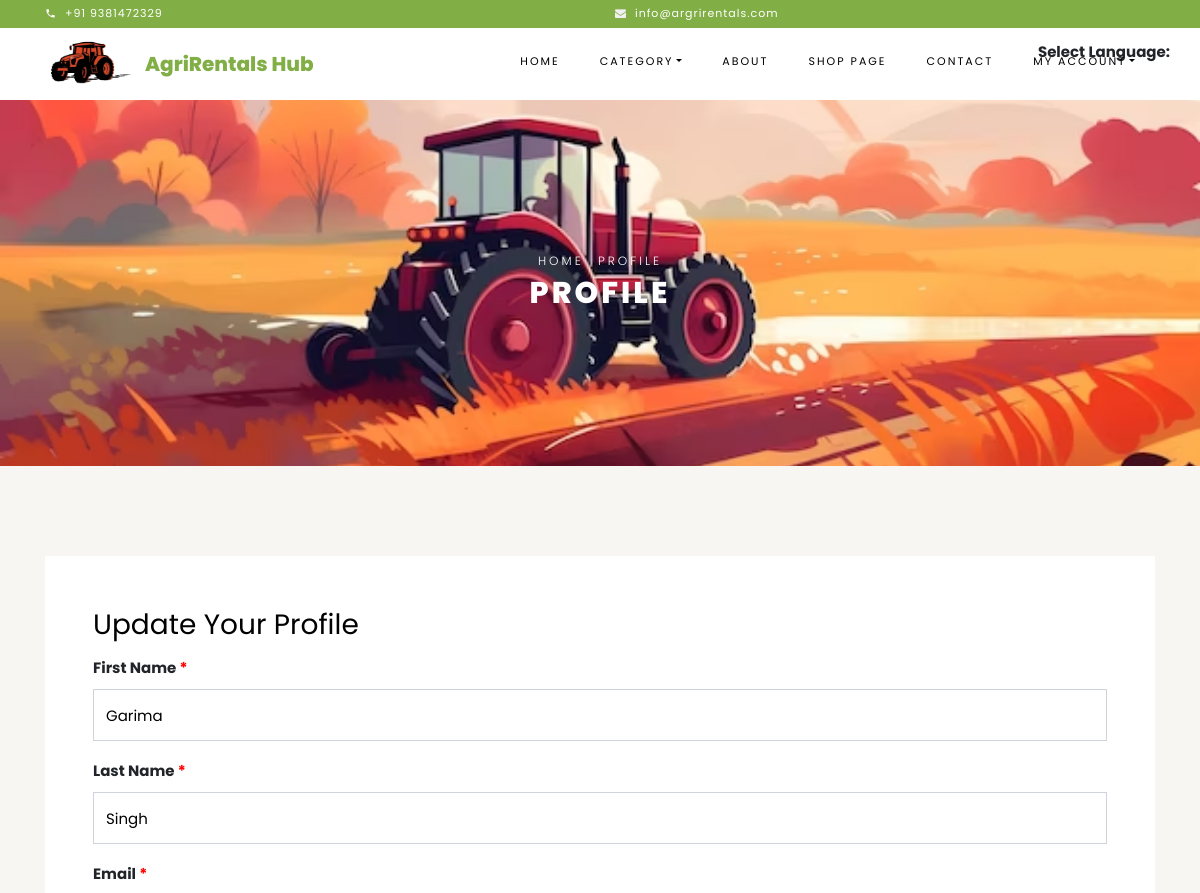
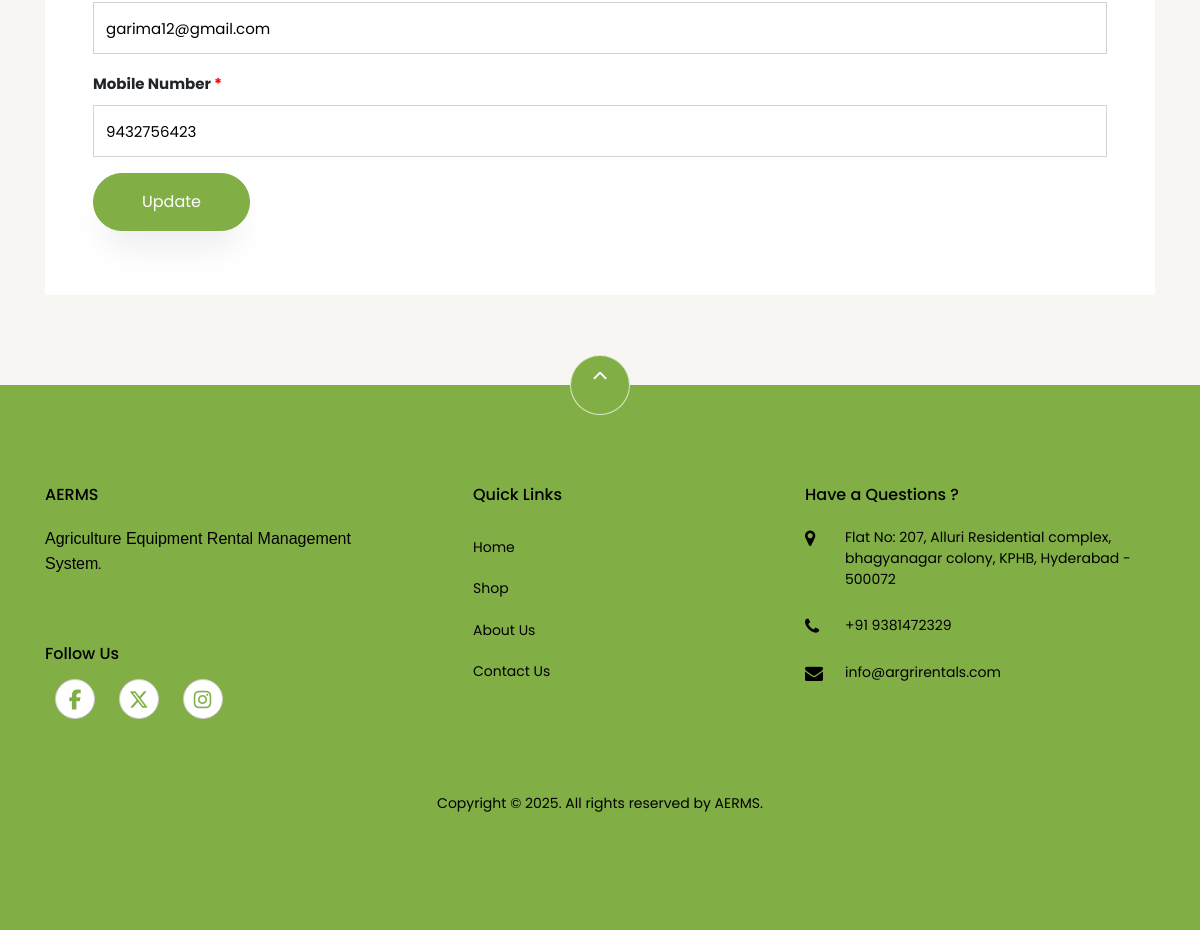
The app's page /aerms/profile.php (signed in) with its own data (2 pictures, top to bottom).
### tables this page shows
CREATE TABLE `tblpage` (
  `ID` int(10) NOT NULL,
  `PageType` varchar(200) DEFAULT NULL,
  `PageTitle` mediumtext DEFAULT NULL,
  `PageDescription` mediumtext DEFAULT NULL,
  `Email` varchar(200) DEFAULT NULL,
  `MobileNumber` bigint(20) DEFAULT NULL,
  `UpdationDate` timestamp NOT NULL DEFAULT current_timestamp() ON UPDATE current_timestamp()
);

CREATE TABLE `tbluser` (
  `ID` int(10) NOT NULL,
  `FirstName` varchar(120) DEFAULT NULL,
  `LastName` varchar(120) DEFAULT NULL,
  `Email` varchar(120) DEFAULT NULL,
  `MobileNumber` bigint(20) DEFAULT NULL,
  `Password` varchar(120) DEFAULT NULL,
  `RegDate` timestamp NULL DEFAULT current_timestamp()
);

### aerms/profile.php (the view, shortened to what this page needs)
<?php
include('includes/dbconnection.php');
if (strlen($_SESSION['uid']==0)) {
  header('location:logout.php');
  } else{
 ?>
<!DOCTYPE html>
<html lang="en">
  <head>
    <link href="https://cdnjs.cloudflare.com/ajax/libs/font-awesome/6.0.0-beta3/css/all.min.css" rel="stylesheet">
    <link href="https://cdnjs.cloudflare.com/ajax/libs/font-awesome/6.5.0/css/all.min.css" rel="stylesheet">
    <link rel="stylesheet" href="css/open-iconic-bootstrap.min.css">
    <link rel="stylesheet" href="css/animate.css">
    <link rel="stylesheet" href="css/owl.carousel.min.css">
    <link rel="stylesheet" href="css/owl.theme.default.min.css">
    <link rel="stylesheet" href="css/magnific-popup.css">
    <link rel="stylesheet" href="css/aos.css">
    <link rel="stylesheet" href="css/ionicons.min.css">
    <link rel="stylesheet" href="css/bootstrap-datepicker.css">
    <link rel="stylesheet" href="css/jquery.timepicker.css">
    <link rel="stylesheet" href="css/flaticon.css">
    <link rel="stylesheet" href="css/icomoon.css">
    <link rel="stylesheet" href="css/style.css">
  </head>
  <body class="goto-here">
<?php include_once('includes/header.php');?>
    <div class="hero-wrap hero-bread" style="background-image: url('images/bg_1.jpg');">
      <div class="container">
        <div class="row no-gutters slider-text align-items-center justify-content-center">
          <div class="col-md-9 ftco-animate text-center">
          	<p class="breadcrumbs"><span class="mr-2"><a href="index.php">Home</a></span> <span>Profile</span></p>
            <h1 class="mb-0 bread">Profile</h1>
          </div>
        </div>
      </div>
    </div>
    <section class="ftco-section contact-section bg-light">
      <div class="container">
        <div class="row block-9">
          <div class="col-md-12 order-md-last d-flex">
            <form class="bg-white p-5 contact-form" method="post">
               <h3>Update Your Profile</h3>
               <?php
$uid=$_SESSION['uid'];
$ret=mysqli_query($con,"select * from  tbluser where ID='$uid'");
while ($row=mysqli_fetch_array($ret)) {
?>
              <div class="form-group">
                <label style="font-weight: bolder;">First Name <span>*</span></label>
                <input type="text" value="<?php  echo $row['FirstName'];?>" id="fname" name="fname" class="form-control">
              </div>
              <div class="form-group">
                 <label style="font-weight: bolder;">Last Name <span>*</span></label>
                <input type="text" class="form-control" value="<?php  echo $row['LastName'];?>" id="lname" name="lname">
              </div>
              <div class="form-group">
                 <label style="font-weight: bolder;">Email <span>*</span></label>
               <input type="email" value="<?php  echo $row['Email'];?>" id="email" name="email" readonly="true" class="form-control">
              </div>
              <div class="form-group">
                <label style="font-weight: bolder;">Mobile Number <span>*</span></label>
               <input type="text" value="<?php  echo $row['MobileNumber'];?>" id="mobilenumber" name="mobilenumber" readonly="true" maxlength="10" pattern="[0-9]+" class="form-control">
              </div>
                <?php }?>
              <div class="form-group">
                <input type="submit" name="submit" value="Update" class="btn btn-primary py-3 px-5">
              </div>
            </form>
          </div>
        </div>
      </div>
    </section>
    <?php include_once('includes/footer.php');?>
  </body>
</html><?php }  ?>

### aerms/includes/header.php (shortened to what this page needs)
<div class="py-1 bg-primary">
        <div class="container">
            <div class="row no-gutters d-flex align-items-start align-items-center px-md-0">
                <div class="col-lg-12 d-block">
                    <div class="row d-flex">
                        <?php
 $query=mysqli_query($con,"select * from  tblpage where PageType='contactus'");
 while ($row=mysqli_fetch_array($query)) {
 ?>
                        <div class="col-md pr-4 d-flex topper align-items-center">
                            <div class="icon mr-2 d-flex justify-content-center align-items-center"><span class="icon-phone2"></span></div>
                            <span class="text">+91 9381472329</span>
                        </div>
                        <div class="col-md pr-4 d-flex medium align-items-center">
                            <div class="icon mr-2 d-flex justify-content-center align-items-center"><span class="icon-envelope"></span></div>
                            <span class="text"><a href="mailto:info@argrirentals.com" style="color: #FFFFFF; text-decoration: none;">info@argrirentals.com</a></span>
                        </div><?php } ?>
                    </div>
                </div>
            </div>
          </div>
    </div>
    <nav class="navbar navbar-expand-lg navbar-dark ftco_navbar bg-dark ftco-navbar-light" id="ftco-navbar">
        <div class="container">
        <a href="index.php"><img src="images/logo.png" alt="My Image" class="logo"></a>
        <a class="navbar-brand" href="index.php">AgriRentals Hub</a>
          <div class="collapse navbar-collapse" id="ftco-nav">
            <ul class="navbar-nav ml-auto">
              <li id="link" class="nav-item active"><a href="index.php" class="nav-link">Home</a></li>
              <li class="nav-item dropdown">
              <a class="nav-link dropdown-toggle" href="#" id="dropdown04" data-toggle="dropdown" aria-haspopup="true" aria-expanded="false">Category</a>
            </li>
              <li id="link" class="nav-item"><a href="about.php" class="nav-link">About</a></li>
              <li id="link" class="nav-item"><a href="shop.php" class="nav-link">Shop Page</a></li>
              <li id="link" class="nav-item"><a href="contact.php" class="nav-link">Contact</a></li>
<div class="language-selector">
    <span style="font-weight: bold; margin-right: 5px;">Select Language:</span>
</div>
                      <?php if (strlen($_SESSION['uid']!=0)) {?>
             <li class="nav-item dropdown">
              <a class="nav-link dropdown-toggle" href="#" id="dropdown04" data-toggle="dropdown" aria-haspopup="true" aria-expanded="false">My Account</a>
            </li><?php } ?>
            </ul>
          </div>
        </div>
      </nav>

### aerms/includes/footer.php (shortened to what this page needs)
   <footer class="ftco-footer ftco-section">
     <div class="container">
       <div class="row">
           <div class="mouse">
                       <a href="#" class="mouse-icon">
                           <div class="mouse-wheel"><span class="ion-ios-arrow-up"></span></div>
                       </a>
                   </div>
       </div>
       <div class="row mb-5">
         <div class="col-md">
           <div class="ftco-footer-widget mb-4">
             <h2 class="ftco-heading-2">AERMS</h2>
             <?php
$query=mysqli_query($con,"select * from  tblpage where PageType='aboutus'");
while ($row=mysqli_fetch_array($query)) {
?>
             <p><?php  echo $row['PageDescription'];?>.</p><?php } ?><br><br>
             <h6 class="ftco-heading-3">Follow Us</h6>
             <div class="social-icons mt-3">
               <a href="https://www.facebook.com/profile.php?id=100010660509335" target="_blank" title="Like us on Facebook for the latest updates" class="social-link"><i class="fab fa-facebook-f"></i></a>
               <a href="https://twitter.com" target="_blank" title="Follow us on Twitter for real-time updates" class="social-link"><i class="fa-brands fa-x-twitter"></i></a>
               <a href="https://instagram.com" target="_blank" title="Follow us on Instagram to stay connected" class="social-link"><i class="fab fa-instagram"></i></a>
             </div>
           </div>
         </div>
         <div class="col-md">
           <div class="ftco-footer-widget mb-4 ml-md-5">
             <h2 class="ftco-heading-2">Quick Links</h2>
             <ul class="list-unstyled">
               <li><a href="index.php" class="py-2 d-block">Home</a></li>
               <li><a href="shop.php" class="py-2 d-block">Shop</a></li>
               <li><a href="about.php" class="py-2 d-block">About Us</a></li>
               <li><a href="contact.php" class="py-2 d-block">Contact Us</a></li>
             </ul>
           </div>
         </div>
         <div class="col-md">
           <div class="ftco-footer-widget mb-4">
               <h2 class="ftco-heading-2">Have a Questions ?</h2>
               <div class="block-23 mb-3">
                 <ul>
                   <?php
$query=mysqli_query($con,"select * from  tblpage where PageType='contactus'");
while ($row=mysqli_fetch_array($query)) {
?>
                   <li><span class="icon icon-map-marker"></span><span class="text"><?php  echo $row['PageDescription'];?></span></li><br>
                   <li><span class="icon icon-phone"></span><span class="text">+91 9381472329</span></li><br>
                   <li><span class="icon icon-envelope"></span><span class="text"><a href="mailto:info@argrirentals.com" style="color: ; text-decoration: none;">info@argrirentals.com</a></span></li><?php } ?>
                 </ul>
               </div>
           </div>
         </div>
       </div>
       <div class="row">
         <div class="col-md-12 text-center">
         <p>
            Copyright &copy; <span id="year"></span>. All rights reserved by AERMS.
         </p>
         </div>
       </div>
     </div>
   </footer>

### aerms/css/icomoon.css (style rules this page uses)
[class^="icon-"], [class*=" icon-"] { font-family: 'icomoon' !important; speak: none; font-style: normal; font-weight: normal; font-variant: normal; text-transform: none; line-height: 1; -webkit-font-smoothing: antialiased; -moz-osx-font-smoothing: grayscale; }
.icon-map-marker:before { content: "\f041"; }
.icon-phone:before { content: "\f095"; }
.icon-envelope:before { content: "\f0e0"; }
.icon-phone2:before { content: "\e0cd"; }

### records on screen
tblpage: PageDescription "Flat No: 207, Alluri Residential complex, bhagyanagar colony, KPHB, Hyderabad - 500072"
tbluser: fname "Garima", lname "Singh", email "garima12@gmail.com", mobilenumber "9432756423"
tblpage: PageDescription "Agriculture Equipment Rental Management System"
